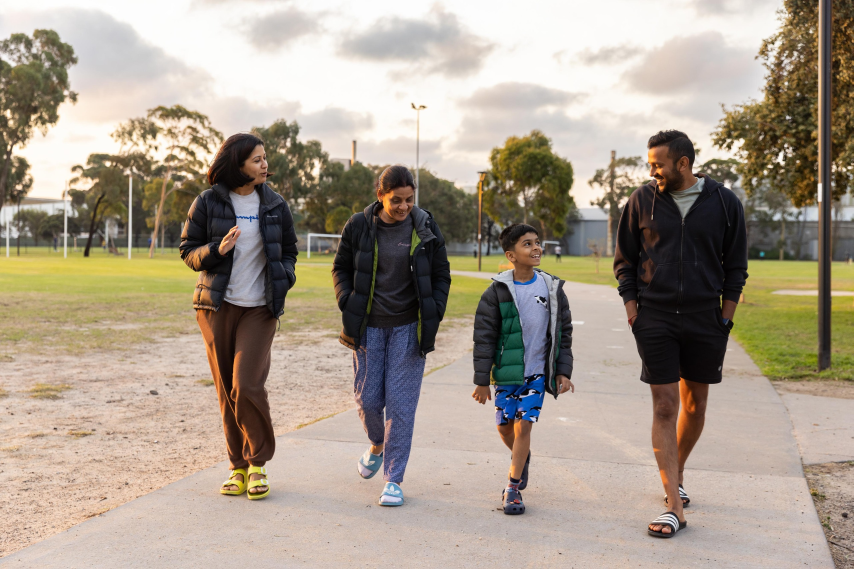
#> input picture people.JPG, 2560 x 1707 px, found by its file name (shown at 1/3 size); its folder holds 2 pictures in this run
$ jupyter execute --allow-errors new_pedestrian_processing.ipynb
#> lines starting #> are read from the running program, lines starting #| are printed output that depends on the picture; pictures that were not available may be replaced by others from this repository, and a replacement may not be noted
# Estrazione dei dati

## Descrizione del dataset

Abbiamo a disposizione due dataset:
- campioni positivi (dove c'è sicuramente un pedone)
- campioni negativi (dove invece il pedone non c'è)

Questi campioni sono organizzati in 3 insiemi disgiunti:
- Train Set
- Test Set
- Validation Set

Il nostro compito è quello di estrarre le immaggini di train, test e set per ogni campione positivo e negativo e creare per ogni immagine un "mapping" tale per cui assegniamo classe 1 o 0 se il pedone c'è o no.

[cell 1]
# import delle librerie
import cv2
import numpy as np

## Campioni Positivi

Per quanto riguarda i campioni positivi, ogni immagine è "descritta" da delle boundary boxes che ci dicono dove si trovano i pedoni e a quale classe di pedone appartiene quella boundary box. A noi tuttavia interesserà sapere quelle appartenenti alla classe 1.

Per leggere le informazioni su queste boundary boxes prima devo leggere quali sono le "immagini" da tenere conto per ogni insieme (test, train e validation), ovvero devo prendere SOLO le boundary boxes delle annotations dei seguenti file txt:
- test_assignment.txt
- train_assignment.txt
- val_assignment.txt

Tuttavia, dal file di readMe leggiamo come ogni file di annotazione per ogni immagine è del tipo:

I tre file di test_assignment, train e val servono per capire quali 'immagini' considerare, quindi per quali immagini estrarre le boundary boxes dal corrispondente file di annotazione

[cell 2]
def assign_sets():
    '''
    Questa funzione legge dalla cartella i seguenti file:
    - test_assignment.txt
    - train_assignment.txt
    - val_assignment.txt
    Poi ritorna tre array di valori per ogni categoria di set contente le annotazioni da vedere
    '''
    test_set = []
    train_set = []
    val_set = []
    # leggo prima Train
    with open('train_assignment.txt', 'r') as f:
        for row in f:
            row = row.strip()
            train_set.append(row)
    # poi test
    with open('test_assignment.txt', 'r') as f:
        for row in f:
            row = row.strip()
            test_set.append(row)
    # infine validation
    with open('val_assignment.txt', 'r') as f:
        for row in f:
            row = row.strip()
            val_set.append(row)

    print(f'Train set: {len(train_set)}')
    print(f'Test set: {len(test_set)}')
    print(f'Val set: {len(val_set)}')
    return train_set, test_set, val_set

[cell 3]
def extract_boundary_box(valore, annotations):
    '''
    Questa funzione prende un valore in input, ovvero l'immagine dove cercare
    ed estrae le boundary box della classe 1 relative a quel valore.
    '''
    path_file = 'Annotations/' + valore + '.jpg.txt'
    # print(path_file)
    rows = []
    if path_file[12:] in annotations:
        # il file è presente in Annotations
        with open(path_file, 'r') as f:
            for row in f:
                row = row.strip()
                rows.append(row)
        rows = rows[1:] # faccio slicings
        bboxes = []
        for row in rows:
            row = row.split(' ')
            target,x,y,w,h = row
            if int(target) == 1:
                box = [x,y,w,h]
                bboxes.append(box)
        # print(f'Ho trovato {len(bboxes)} boundary boxes')
        return bboxes
    return None

Tuttavia dobbiamo prima di tutto 'esportare' i file da cui dobbiamo leggere

[cell 4]
import os
directory = 'Annotations'
annotations = []
for root,dirs,files in os.walk(directory):
    for file in files:
        annotations.append(str(file))

[cell 5]
annotations[0]

[cell 6]
# creo i set
train, test, val = assign_sets()
#> (reads train_assignment.txt from the repository)
#> (reads test_assignment.txt from the repository)
#> (reads val_assignment.txt from the repository)

positive_bboxes_train = []
for i in range(len(train)):
    bboxes = extract_boundary_box(train[i], annotations)
    if bboxes:
        # aggiungo alle Boundary Box anche il nome dell'immagine dove andare a cercare
        positive_bboxes_train.append((train[i], bboxes))

positive_bboxes_test = []
for i in range(len(test)):
    bboxes = extract_boundary_box(test[i], annotations)
    if bboxes:
        # aggiungo alle Boundary Box anche il nome dell'immagine dove andare a cercare
        positive_bboxes_test.append([test[i], bboxes])

positive_bboxes_val = []
for i in range(len(val)):
    bboxes = extract_boundary_box(val[i], annotations)
    if bboxes:
        # aggiungo alle Boundary Box anche il nome dell'immagine dove andare a cercare
        positive_bboxes_val.append([val[i], bboxes])


print(f'Ci sono in totale {len(positive_bboxes_train)} file di annotazioni per il train')
print(f'Ci sono in totale {len(positive_bboxes_test)} file di annotazioni per il test')
print(f'Ci sono in totale {len(positive_bboxes_val)} file di annotazioni per il validation')

In questo modo metto in evidenza l'immagine da cercare e le boundary box associate

#> (a cell that did not finish here is left out)

[cell 8]
directory_p = 'Images_Positive'

images_positive = []
for root,dirs,files in os.walk(directory_p):
    for file in files:
        images_positive.append(str(file))

print(f'Ci sono {len(annotations)} annotazioni per le boundary box')
print(f'Ci sono {len(images_positive)} immagini di campioni positivi')

Ogni boundary box va letta come:[x,y,w,h], dove:
- x,y: coordinate del rettangolo in alto a sx dove inizia la boundary box
- w: larghezza (quindi x 'finale')
- h: altezza (quindi y 'finale')

L'idea è quella di usare il primo valore per 'aprire' l'immagine, poi usare le boundary box per fare slicing delle foto, quindi applicare il descrittore HOG ad ognuno di loro.

Alla fine, dopo aver aperto l'immagine e aver calcolato il descrittore su ogni campione positivo, otterrò un vettore di label positive del tipo (descrittore, 1)

Definisco innanzitutto il descrittore HOG, utilizzando i parametri di Default e la dimensione della finestra fissata a h=128, w=64 pixel. Dalla documentazione vediamo che questi sono i valori di default.
Inoltre, per il momento, addestriamo il nostro descrittore su un modello di Default di OpenCV

### Descrittore HOG

#### Descrittore HOG

cv2.HOGDescriptor(

                win_size=(64, 128),
                block_size=(16, 16),
                block_stride=(8, 8),
                cell_size=(8, 8),
                nbins=9,
                win_sigma=DEFAULT_WIN_SIGMA,
                threshold_L2hys=0.2,
                gamma_correction=true,
                nlevels=DEFAULT_NLEVELS

              )

- win_size: dimensione della finestra di rilevamento in pixel (larghezza, altezza). Definisce la regione di interesse. Deve essere un multiplo intero della dimensione della cella.

- block_size: dimensione del blocco in pixel (larghezza, altezza). Definisce quante celle sono presenti in ciascun blocco. Deve essere un multiplo intero della dimensione della cella e deve essere inferiore alla finestra di rilevamento. Più piccolo è il blocco, maggiori saranno i dettagli che otterrai.

- block_stride: blocca il passo in pixel (orizzontale, verticale). Deve essere un multiplo intero della dimensione della cella. Il block_stride definisce la distanza tra i blocchi adiacenti, ad esempio, 8 pixel in orizzontale e 8 pixel in verticale. Block_strides più lunghi rendono l'algoritmo più veloce (perché vengono valutati meno blocchi) ma l'algoritmo potrebbe non funzionare altrettanto bene.

- cell_size: dimensione della cella in pixel (larghezza, altezza). Determina la dimensione della tua cella. Più piccola è la cella, più dettagli otterrai.

- nbins: numero di bin per gli istogrammi. Determina il numero di contenitori angolari utilizzati per creare gli istogrammi. Con più contenitori catturi più direzioni del gradiente. HOG utilizza gradienti senza segno, quindi i contenitori angolari avranno valori compresi tra 0 e 180 gradi.

- win_sigma: parametro della finestra di livellamento gaussiano. Le prestazioni dell'algoritmo HOG possono essere migliorate smussando i pixel vicino ai bordi dei blocchi applicando una finestra spaziale gaussiana a ciascun pixel prima di calcolare gli istogrammi.

- soglia_L2hys: ritiro del metodo di normalizzazione L2-Hys (norma L2 ritagliata in stile Lowe). Il metodo L2-Hys viene utilizzato per normalizzare i blocchi e consiste in una norma L2 seguita da ritaglio e rinormalizzazione. Il ritaglio limita il valore massimo del vettore descrittore per ciascun blocco in modo che abbia il valore della soglia specificata (0,2 per impostazione predefinita).

- gamma_correction: flag per specificare se è richiesta o meno la preelaborazione della correzione gamma. L'esecuzione della correzione gamma aumenta leggermente le prestazioni dell'algoritmo HOG.

- nlevels: aumenta il numero massimo di finestre di rilevamento.

[cell 9]
# Specify the parameters for our HOG descriptor
win_size = (64, 128)
cell_size = (8, 8)
block_size = (16, 16)
block_stride = (8, 8)
num_bins = 9

# Set the parameters of the HOG descriptor using the variables defined above
hog = cv2.HOGDescriptor(win_size, block_size, block_stride, cell_size, num_bins)

### Estrazione dei campioni positivi

Definisco una funzione che, presa un elemento da un set (train, test o val):
- estrare le boundary boxes
- per ognuna di essere ritorna un descrittore

La funzione dovrà tornare quindi una lista di descrittori che useremo per costruire l'esempio di campioni positivi

[cell 10]
images_positive[0]

[cell 11]
# [22 lines left out: function extract_subset_bbox, not called in this run]

#> (a cell that did not finish here is left out)

#### Funzione di image processing

Realizzo anche una funzione di image proccessing per fare in modo che ogni immagine croppata dalla funzione precedente venga riscalata a 64x128 pixel e:
- prima viene convertita in scala di grigi
- eventualmente faccio equilizzazione dei colori per portarli tutti a livelli di contrasto e luminanza identici
- poi applico un filtro gaussiano
- infine faccio resize dell'immagine

[cell 13]
def subimage_processing(img):
    # faccio conversione in scala di grigi
    # cv2.imshow('Immagine originale', img)
    # cv2.waitKey(0)
    img = cv2.cvtColor(img, cv2.COLOR_BGR2GRAY)
    # poi applico una equilizzazione
    img = cv2.equalizeHist(img)
    # cv2.imshow('Immagine equilizzata', img)
    # cv2.waitKey(0)
    # quindi applico un filtro gaussiano er ridurre eventuale rumore
    img = cv2.GaussianBlur(img,(3,3),0) # kernel size = 3x3, sigma_x = 0
    # cv2.imshow('Immagine con filtro', img)
    # cv2.waitKey(0)
    # infine faccio reshape
    img = cv2.resize(img, (64, 128))  # Larghezza x Altezza
    # cv2.imshow('Immagine con reshape', img)
    # cv2.waitKey(0)
    # cv2.destroyAllWindows()
    return img

Come si applicano i descrittori?

#> (a cell that did not finish here is left out)

#> (a cell that did not finish here is left out)

#> (a cell that did not finish here is left out)

Notiamo come tutti i descrittori hanno lo stesso numero di feature a parità di dimensione!

adesso che sappiamo che funziona per un campione, partiamo con la costruzione dei campioni positivi

### Estrazione campioni positivi dalle bboxes

Vista l'alta dimensionalità del dataset decidiamo di prendere un sottoesempio del campione. Per esempio decidiamo di prendere in totale qualcosa come 2000 campioni dal dataset.
Rispetto le proporzioni del 78% train, 11% test e 11% validazione. Su 2000 campioni avremo:
- 1560 campioni di train
- 220 campioni di test
- 220 campioni di validazione

[cell 17]
# randomizziamo
import random

random.shuffle(positive_bboxes_train)
random.shuffle(positive_bboxes_test)
random.shuffle(positive_bboxes_val)

reduced_train = positive_bboxes_train[:800]
reduced_test = positive_bboxes_test[:100]
reduced_val = positive_bboxes_val[:100]

[cell 18]
positive_samples = []

### Train positivi

[cell 19]
sub_sets = []
for i in range(len(reduced_train)):
    if (i%100 == 0):
        print(f'Index{i}')
    subimages = extract_subset_bbox(reduced_train[i])
    sub_sets.append(subimages)

[cell 20]
pos_train_samples = []

[cell 21]
train_descriptors = []

Salvo i descrittori di addestramento perché poi alla fine dovrei normalizzare i dati, considerando i valori di media e varianza dei descrittori di train!

Questo processo è la *standardizzazione*

[cell 22]
for i in range(len(sub_sets)):
    if (i%100 == 0):
        print(f'Index {i}')
    if sub_sets[i]:
        subimages = sub_sets[i].copy()
        for subimage in subimages:
            if subimage is not None:
                subimage = subimage_processing(subimage)
                descriptor = hog.compute(subimage)
                train_descriptors.append(descriptor)
                new_sample = (descriptor,1)
                positive_samples.append(new_sample)
                pos_train_samples.append(new_sample)

[cell 23]
print(f'Ci sono {len(pos_train_samples)} campioni per il train')
#> (the rest of this cell did not finish here and is left out)

### Test positivi

[cell 24]
sub_sets = []
for i in range(len(reduced_test)):
    if (i%100 == 0):
        print(f'Index{i}')
    subimages = extract_subset_bbox(reduced_test[i])
    sub_sets.append(subimages)

[cell 25]
pos_test_samples = []

[cell 26]
for i in range(len(sub_sets)):
    if (i%100 == 0):
        print(f'Index {i}')
    if sub_sets[i]:
        subimages = sub_sets[i].copy()
        for subimage in subimages:
            if subimage is not None:
                subimage = subimage_processing(subimage)
                descriptor = hog.compute(subimage)
                new_sample = (descriptor,1)
                positive_samples.append(new_sample)
                pos_test_samples.append(new_sample)

[cell 27]
print(f'Ci sono {len(pos_test_samples)} campioni per il test')
#> (the rest of this cell did not finish here and is left out)

### Val positivi

[cell 28]
sub_sets = []
for i in range(len(reduced_val)):
    if (i%100 == 0):
        print(f'Index{i}')
    subimages = extract_subset_bbox(reduced_val[i])
    sub_sets.append(subimages)

[cell 29]
pos_val_samples = []

[cell 30]
for i in range(len(sub_sets)):
    if (i%100 == 0):
        print(f'Index {i}')
    if sub_sets[i]:
        subimages = sub_sets[i].copy()
        for subimage in subimages:
            if subimage is not None:
                subimage = subimage_processing(subimage)
                descriptor = hog.compute(subimage)
                new_sample = (descriptor,1)
                positive_samples.append(new_sample)
                pos_val_samples.append(new_sample)

[cell 31]
print(f'Ci sono {len(pos_val_samples)} campioni per la validazione')
#> (the rest of this cell did not finish here and is left out)

## Campioni Negativi

I campioni negativi (ovvero quelli con classe 0) li trovo nella cartella Images_Negative

[cell 32]
directory_n = 'Images_negative'

images_negative = []

[cell 33]
train_n = directory_n + '/train_neg'
test_n = directory_n + '/test_neg'
val_n = directory_n + '/val_neg'

[cell 34]
neg_train_img = []
neg_test_img = []
neg_val_img = []

[cell 35]
for root,dirs,files in os.walk(train_n):
    for file in files:
        images_negative.append(str(file))
        neg_train_img.append(str(file))

for root,dirs,files in os.walk(test_n):
    for file in files:
        images_negative.append(str(file))
        neg_test_img.append(str(file))

for root,dirs,files in os.walk(val_n):
    for file in files:
        images_negative.append(str(file))
        neg_val_img.append(str(file))

[cell 36]
print(f'Ci sono {len(images_negative)} immagini di campioni negativi')
print(f'Ci sono {len(neg_train_img)} immagini di train campioni negativi')
print(f'Ci sono {len(neg_test_img)} immagini di test campioni negativi')
print(f'Ci sono {len(neg_val_img)} immagini di validazione campioni negativi')

Queste immagini sono particolari, difatti se applicassi un descrittore HOG e un multiscale non troverei nessun pedestrian nell'immagine

[cell 37]
path = 'Images_negative/train_neg/'
neg_train_img[0]

[cell 38]
hog_n = cv2.HOGDescriptor()
hog_n.setSVMDetector(cv2.HOGDescriptor_getDefaultPeopleDetector())

[cell 39]
neg_example_img = cv2.imread(path + neg_train_img[0])
#> neg_example_img is the input picture: shape (1707, 2560, 3); mean B, G, R 140.3, 155, 167.2
cv2.imshow('Immagine esempio', neg_example_img)
cv2.waitKey(0)
cv2.destroyAllWindows()

[cell 40]
locations, confidence = hog_n.detectMultiScale(neg_example_img, padding=(4,4), scale=1.2)
#> locations = [[1352, 839, 216, 433], [394, 314, 670, 1339], [1695, 282, 719, 1425]]; confidence = [0.472, 0.755, 0.914]

[cell 41]
len(locations)
#> Out = 3

Come previsto, il detector HOG non funziona!
Quindi, adesso, la cosa migliore è quella di selezionare dei campioni randomici dalle immagini per costruire dei campioni negativi ed estrarre comunque i descrittori

[cell 42]
import random

h,w,_ = neg_example_img.shape
portion_size = (200, 200) # da intedersi come (x,y)

tries = 10

sub_images = []
for i in range(tries):
    x = random.randint(0, w-portion_size[1]-1)
    y = random.randint(0, h-portion_size[0]-1)
    sub_neg_img = neg_example_img[y:y+portion_size[1], x:x+portion_size[0]].copy()
    sub_images.append(sub_neg_img)
#> after the loop, sub_images = 10 items

[cell 43]
for sub_image in sub_images:
    cv2.imshow('Immagine esempio', sub_image)
    cv2.waitKey(0)
#> this loop made 10 passes
cv2.destroyAllWindows()

Ora che sappiamo che comunque riesco a prendere delle finestre casuali, posso procedere a randomizzare il tutto per campioni negativi di train, test e validation.

[cell 44]
negative_samples = []

### Train Negativi

Qui ci dobbiamo ricordare che per calcolare media e varianza del set di train dobbiamo incrementare la variabile dei descrittori!

[cell 45]
len(train_descriptors)

[cell 46]
neg_train_samples = []

[cell 47]
path_train = train_n + '/'
path_train

[cell 48]
path_train + neg_train_img[0] # prende una immagine

[cell 49]
import random
portion_size = (200, 200) # da intedersi come (y,x) sempre

[cell 50]
for i in range(len(neg_train_img)):
    if (i%100 == 0):
        print(f'Index {i}')
    image_path = path_train + neg_train_img[i]
    image = cv2.imread(image_path)
    h,w,_ = image.shape
    tries = random.randint(10, 20) # sceglie di prende un numero casuale di immagini
    sub_images = []
    for j in range(tries):
        w_rand = random.randint(64,portion_size[1])
        h_rand = random.randint(128, portion_size[0])
        x = random.randint(0, w-w_rand-1)
        y = random.randint(0, h-h_rand-1)
        sub_neg_img = image[y:y+h_rand, x:x+w_rand].copy()
        sub_images.append(sub_neg_img)
#> this loop made 11 passes
#> pass 1, `sub_neg_img = image[y:y+h_rand, x:x+w_rand].copy()`:
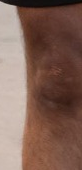
#> sub_neg_img: shape (170, 82, 3); mean B, G, R 86.4, 98.5, 129.4
#> pass 3, `sub_neg_img = image[y:y+h_rand, x:x+w_rand].copy()`:
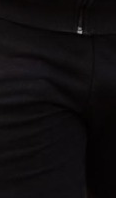
#> sub_neg_img: shape (198, 116, 3); mean B, G, R 14.3, 12.8, 15
#> after the loop, sub_images = 11 items
    for subimage in sub_images:
        subimage = subimage_processing(subimage)
        descriptor = hog.compute(subimage)
        train_descriptors.append(descriptor)
        new_sample = (descriptor,0)
        negative_samples.append(new_sample)
        neg_train_samples.append(new_sample)
#> this loop made 11 passes
#> pass 1, in subimage_processing, `img = cv2.cvtColor(img, cv2.COLOR_BGR2GRAY)`:
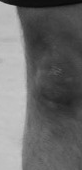
#> img: shape (170, 82); min 9, max 200, mean 106.3
#> pass 1, in subimage_processing, `img = cv2.equalizeHist(img)`:
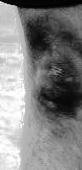
#> img: shape (170, 82); min 0, max 255, mean 129.1
#> after the loop, neg_train_samples = 11 items; negative_samples = 11 items; train_descriptors = 11 items

[cell 51]
print(f'Ci sono {len(neg_train_samples)} esempi di addestramento negativi')
#| Ci sono 11 esempi di addestramento negativi

Unisco i campioni negativi e i campioni positivi, creando i campioni per train

[cell 52]
train_samples = pos_train_samples + neg_train_samples
#> train_samples = 11 items

[cell 53]
print(f'In totale ci sono {len(train_samples)} campioni di addestramento')
#| In totale ci sono 11 campioni di addestramento

### Test Negativi

[cell 54]
neg_test_samples = []

[cell 55]
path_test = test_n + '/'
path_test

[cell 56]
for i in range(len(neg_test_img)):
    if (i%100 == 0):
        print(f'Index {i}')
    image_path = path_test + neg_test_img[i]
    image = cv2.imread(image_path)
    h,w,_ = image.shape
    tries = random.randint(10, 20) # sceglie di prende un numero casuale di immagini
    sub_images = []
    for j in range(tries):
        w_rand = random.randint(64,portion_size[1])
        h_rand = random.randint(128, portion_size[0])
        x = random.randint(0, w-w_rand-1)
        y = random.randint(0, h-h_rand-1)
        sub_neg_img = image[y:y+h_rand, x:x+w_rand].copy()
        sub_images.append(sub_neg_img)
#> this loop made 18 passes
#> pass 2, `sub_neg_img = image[y:y+h_rand, x:x+w_rand].copy()`:
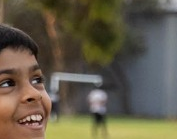
#> sub_neg_img: shape (139, 177, 3); mean B, G, R 73.7, 91.4, 99.4
#> pass 3, `sub_neg_img = image[y:y+h_rand, x:x+w_rand].copy()`:
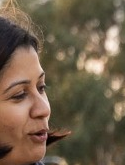
#> sub_neg_img: shape (165, 125, 3); mean B, G, R 73.5, 94.1, 111
#> after the loop, sub_images = 18 items
    for subimage in sub_images:
        subimage = subimage_processing(subimage)
        descriptor = hog.compute(subimage)
        new_sample = (descriptor,0)
        negative_samples.append(new_sample)
        neg_test_samples.append(new_sample)
#> this loop made 18 passes
#> pass 1, in subimage_processing (call 12), `img = cv2.cvtColor(img, cv2.COLOR_BGR2GRAY)`:
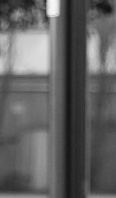
#> img: shape (198, 116); min 16, max 247, mean 97.7
#> pass 1, in subimage_processing (call 12), `img = cv2.equalizeHist(img)`:
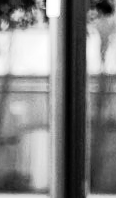
#> img: shape (198, 116); min 0, max 255, mean 128.5
#> pass 1, in subimage_processing (call 12), `img = cv2.resize(img, (64, 128))`:
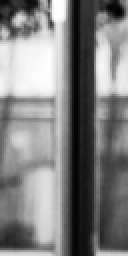
#> img: shape (128, 64) (shown 2 times larger); min 1, max 255, mean 128.4
#> after the loop, neg_test_samples = 18 items; negative_samples = 29 items

[cell 57]
print(f'Ci sono {len(neg_test_samples)} esempi di test negativi')
#| Ci sono 18 esempi di test negativi

[cell 58]
test_samples = pos_test_samples + neg_test_samples
#> test_samples = 18 items

[cell 59]
print(f'Ci sono {len(test_samples)} esempi di test in totale')
#| Ci sono 18 esempi di test in totale

### Validazione negativi

[cell 60]
neg_val_samples = []

[cell 61]
path_val = val_n + '/'
path_val

[cell 62]
for i in range(len(neg_val_img)):
    if (i%100 == 0):
        print(f'Index {i}')
    image_path = path_val + neg_val_img[i]
    image = cv2.imread(image_path)
    h,w,_ = image.shape
    tries = random.randint(10, 20) # sceglie di prende un numero casuale di immagini
    sub_images = []
    for j in range(tries):
        w_rand = random.randint(64,portion_size[1])
        h_rand = random.randint(128, portion_size[0])
        x = random.randint(0, w-w_rand-1)
        y = random.randint(0, h-h_rand-1)
        sub_neg_img = image[y:y+h_rand, x:x+w_rand].copy()
        sub_images.append(sub_neg_img)
#> this loop made 10 passes
#> pass 1, `sub_neg_img = image[y:y+h_rand, x:x+w_rand].copy()`:
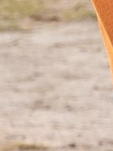
#> sub_neg_img: shape (151, 113, 3); mean B, G, R 167.5, 185.7, 207.7
#> after the loop, sub_images = 10 items
    for subimage in sub_images:
        subimage = subimage_processing(subimage)
        descriptor = hog.compute(subimage)
        new_sample = (descriptor,0)
        negative_samples.append(new_sample)
        neg_val_samples.append(new_sample)
#> (the rest of the program and of its run is left out)
